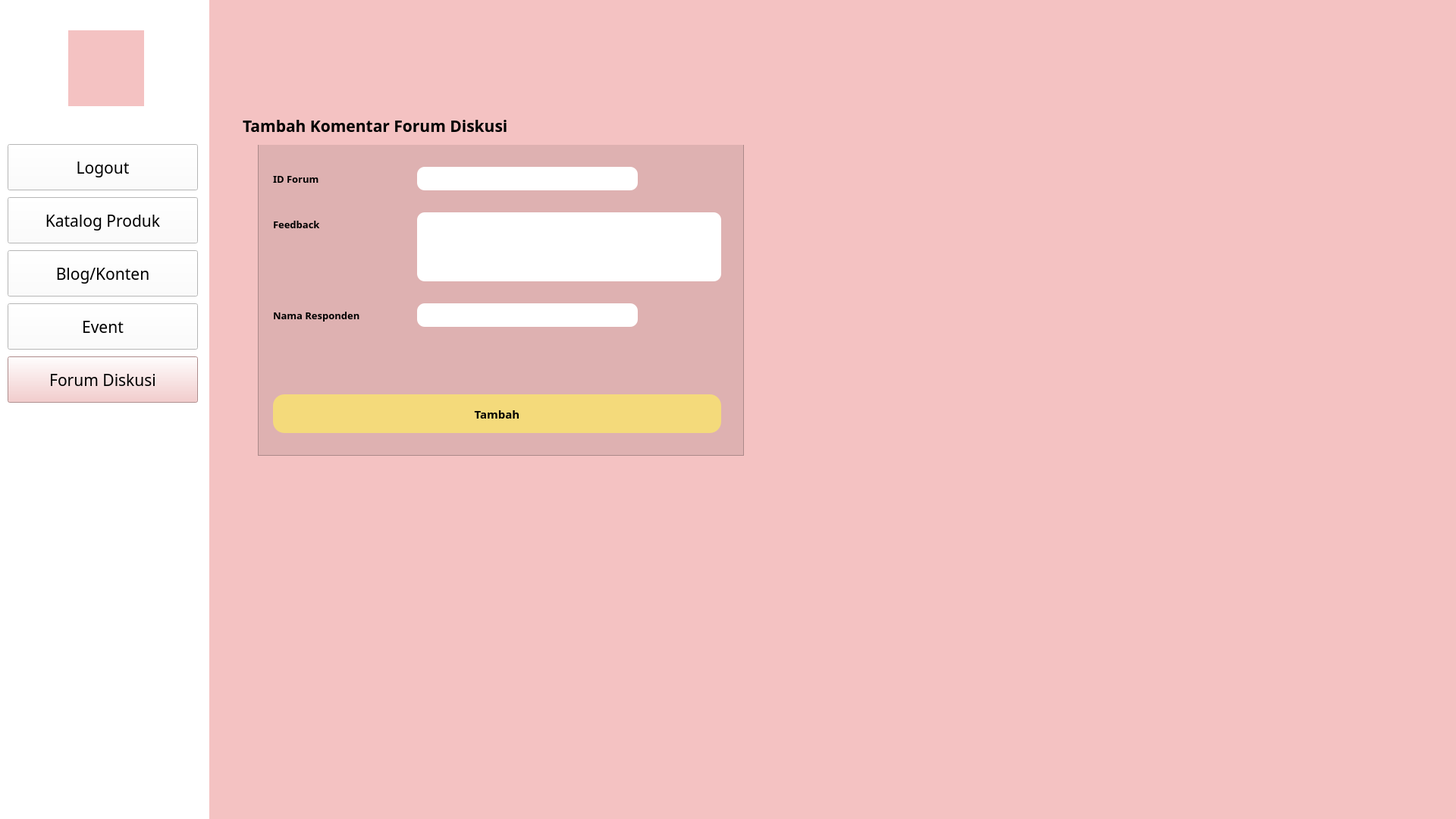
<?xml version="1.0" encoding="UTF-8"?>
<ui version="4.0">
 <class>Form</class>
 <widget class="QWidget" name="Form">
  <property name="enabled">
   <bool>true</bool>
  </property>
  <property name="geometry">
   <rect>
    <x>0</x>
    <y>0</y>
    <width>1920</width>
    <height>1080</height>
   </rect>
  </property>
  <property name="windowTitle">
   <string>Form</string>
  </property>
  <widget class="QWidget" name="widget_2" native="true">
   <property name="geometry">
    <rect>
     <x>0</x>
     <y>0</y>
     <width>1920</width>
     <height>1080</height>
    </rect>
   </property>
   <property name="styleSheet">
    <string notr="true">background-color: rgb(244, 194, 194);</string>
   </property>
   <widget class="QLabel" name="label">
    <property name="geometry">
     <rect>
      <x>-4</x>
      <y>-9</y>
      <width>280</width>
      <height>1091</height>
     </rect>
    </property>
    <property name="styleSheet">
     <string notr="true">background-color:rgba(255,255,255,255);
</string>
    </property>
    <property name="text">
     <string/>
    </property>
   </widget>
   <widget class="QLabel" name="label_7">
    <property name="geometry">
     <rect>
      <x>90</x>
      <y>40</y>
      <width>100</width>
      <height>100</height>
     </rect>
    </property>
    <property name="styleSheet">
     <string notr="true">border-image: url(:/logo/230074524_997511867746981_5578471149675859010_n.jpg)</string>
    </property>
    <property name="text">
     <string/>
    </property>
   </widget>
   <widget class="QPushButton" name="H_Logout">
    <property name="geometry">
     <rect>
      <x>10</x>
      <y>190</y>
      <width>251</width>
      <height>61</height>
     </rect>
    </property>
    <property name="font">
     <font>
      <family>Poppins</family>
      <pointsize>16</pointsize>
     </font>
    </property>
    <property name="styleSheet">
     <string notr="true">background-color: rgb(255, 255, 255);</string>
    </property>
    <property name="text">
     <string>Logout</string>
    </property>
   </widget>
   <widget class="QPushButton" name="H_Katalog">
    <property name="geometry">
     <rect>
      <x>10</x>
      <y>260</y>
      <width>251</width>
      <height>61</height>
     </rect>
    </property>
    <property name="font">
     <font>
      <family>Poppins</family>
      <pointsize>16</pointsize>
     </font>
    </property>
    <property name="styleSheet">
     <string notr="true">background-color: rgb(255, 255, 255);</string>
    </property>
    <property name="text">
     <string>Katalog Produk</string>
    </property>
   </widget>
   <widget class="QPushButton" name="H_Konten">
    <property name="geometry">
     <rect>
      <x>10</x>
      <y>330</y>
      <width>251</width>
      <height>61</height>
     </rect>
    </property>
    <property name="font">
     <font>
      <family>Poppins</family>
      <pointsize>16</pointsize>
     </font>
    </property>
    <property name="styleSheet">
     <string notr="true">background-color: rgb(255, 255, 255);</string>
    </property>
    <property name="text">
     <string>Blog/Konten</string>
    </property>
   </widget>
   <widget class="QPushButton" name="H_Event">
    <property name="geometry">
     <rect>
      <x>10</x>
      <y>400</y>
      <width>251</width>
      <height>61</height>
     </rect>
    </property>
    <property name="font">
     <font>
      <family>Poppins</family>
      <pointsize>16</pointsize>
     </font>
    </property>
    <property name="styleSheet">
     <string notr="true">background-color: rgb(255, 255, 255);</string>
    </property>
    <property name="text">
     <string>Event</string>
    </property>
   </widget>
   <widget class="QPushButton" name="H_ForumDiskusi">
    <property name="geometry">
     <rect>
      <x>10</x>
      <y>470</y>
      <width>251</width>
      <height>61</height>
     </rect>
    </property>
    <property name="font">
     <font>
      <family>Poppins</family>
      <pointsize>16</pointsize>
     </font>
    </property>
    <property name="styleSheet">
     <string notr="true">background-color: rgb(244, 194, 194);</string>
    </property>
    <property name="text">
     <string>Forum Diskusi</string>
    </property>
   </widget>
   <widget class="QLabel" name="logoLM">
    <property name="geometry">
     <rect>
      <x>90</x>
      <y>40</y>
      <width>100</width>
      <height>100</height>
     </rect>
    </property>
    <property name="styleSheet">
     <string notr="true">border-image: url(:/logo/img/logo.jpg)</string>
    </property>
    <property name="text">
     <string/>
    </property>
   </widget>
   <widget class="QLabel" name="label_2">
    <property name="geometry">
     <rect>
      <x>320</x>
      <y>140</y>
      <width>1011</width>
      <height>51</height>
     </rect>
    </property>
    <property name="font">
     <font>
      <family>Poppins</family>
      <pointsize>16</pointsize>
      <weight>75</weight>
      <bold>true</bold>
     </font>
    </property>
    <property name="text">
     <string>Tambah Komentar Forum Diskusi</string>
    </property>
   </widget>
   <widget class="QLabel" name="label_3">
    <property name="geometry">
     <rect>
      <x>360</x>
      <y>220</y>
      <width>201</width>
      <height>31</height>
     </rect>
    </property>
    <property name="font">
     <font>
      <family>Poppins</family>
      <pointsize>10</pointsize>
      <weight>75</weight>
      <bold>true</bold>
     </font>
    </property>
    <property name="styleSheet">
     <string notr="true">background-color: rgb(222, 177, 177);</string>
    </property>
    <property name="text">
     <string>ID Forum</string>
    </property>
   </widget>
   <widget class="QLabel" name="label_4">
    <property name="geometry">
     <rect>
      <x>360</x>
      <y>400</y>
      <width>191</width>
      <height>31</height>
     </rect>
    </property>
    <property name="font">
     <font>
      <family>Poppins</family>
      <pointsize>10</pointsize>
      <weight>75</weight>
      <bold>true</bold>
     </font>
    </property>
    <property name="styleSheet">
     <string notr="true">background-color: rgb(222, 177, 177);
</string>
    </property>
    <property name="text">
     <string>Nama Responden</string>
    </property>
   </widget>
   <widget class="QLabel" name="label_6">
    <property name="geometry">
     <rect>
      <x>360</x>
      <y>280</y>
      <width>161</width>
      <height>31</height>
     </rect>
    </property>
    <property name="font">
     <font>
      <family>Poppins</family>
      <pointsize>10</pointsize>
      <weight>75</weight>
      <bold>true</bold>
     </font>
    </property>
    <property name="styleSheet">
     <string notr="true">background-color: rgb(222, 177, 177);</string>
    </property>
    <property name="text">
     <string>Feedback</string>
    </property>
   </widget>
   <widget class="QLineEdit" name="txtID">
    <property name="geometry">
     <rect>
      <x>550</x>
      <y>220</y>
      <width>291</width>
      <height>31</height>
     </rect>
    </property>
    <property name="styleSheet">
     <string notr="true">border-radius: 10px;
background-color: rgb(255, 255, 255);</string>
    </property>
   </widget>
   <widget class="QLineEdit" name="txtNama">
    <property name="geometry">
     <rect>
      <x>550</x>
      <y>400</y>
      <width>291</width>
      <height>31</height>
     </rect>
    </property>
    <property name="styleSheet">
     <string notr="true">border-radius: 10px;
background-color: rgb(255, 255, 255);</string>
    </property>
   </widget>
   <widget class="QPlainTextEdit" name="txtFeedback">
    <property name="geometry">
     <rect>
      <x>550</x>
      <y>280</y>
      <width>401</width>
      <height>91</height>
     </rect>
    </property>
    <property name="styleSheet">
     <string notr="true">border-radius: 10px;
background-color: rgb(255, 255, 255);</string>
    </property>
   </widget>
   <widget class="QPushButton" name="btnInsert">
    <property name="geometry">
     <rect>
      <x>360</x>
      <y>520</y>
      <width>591</width>
      <height>51</height>
     </rect>
    </property>
    <property name="font">
     <font>
      <family>Poppins</family>
      <pointsize>11</pointsize>
      <weight>75</weight>
      <bold>true</bold>
     </font>
    </property>
    <property name="styleSheet">
     <string notr="true">background-color: rgb(244, 212, 172);
background-color: rgb(244, 218, 123);
border-radius:15px;</string>
    </property>
    <property name="text">
     <string>Tambah</string>
    </property>
   </widget>
   <widget class="QFrame" name="frame">
    <property name="geometry">
     <rect>
      <x>340</x>
      <y>190</y>
      <width>641</width>
      <height>411</height>
     </rect>
    </property>
    <property name="styleSheet">
     <string notr="true">background-color: rgb(222, 177, 177);</string>
    </property>
    <property name="frameShape">
     <enum>QFrame::StyledPanel</enum>
    </property>
    <property name="frameShadow">
     <enum>QFrame::Raised</enum>
    </property>
    <widget class="QLabel" name="error">
     <property name="geometry">
      <rect>
       <x>20</x>
       <y>270</y>
       <width>561</width>
       <height>41</height>
      </rect>
     </property>
     <property name="font">
      <font>
       <family>Nunito</family>
       <pointsize>12</pointsize>
       <weight>75</weight>
       <bold>true</bold>
      </font>
     </property>
     <property name="styleSheet">
      <string notr="true">background-color: rgb(222, 112, 112, 0);
color: red;</string>
     </property>
     <property name="text">
      <string/>
     </property>
     <property name="alignment">
      <set>Qt::AlignCenter</set>
     </property>
    </widget>
   </widget>
   <zorder>frame</zorder>
   <zorder>label</zorder>
   <zorder>label_7</zorder>
   <zorder>H_Logout</zorder>
   <zorder>H_Katalog</zorder>
   <zorder>H_Konten</zorder>
   <zorder>H_Event</zorder>
   <zorder>H_ForumDiskusi</zorder>
   <zorder>logoLM</zorder>
   <zorder>label_2</zorder>
   <zorder>label_3</zorder>
   <zorder>label_4</zorder>
   <zorder>label_6</zorder>
   <zorder>txtID</zorder>
   <zorder>txtNama</zorder>
   <zorder>txtFeedback</zorder>
   <zorder>btnInsert</zorder>
  </widget>
 </widget>
 <resources>
  <include location="logo.qrc"/>
 </resources>
 <connections/>
</ui>
